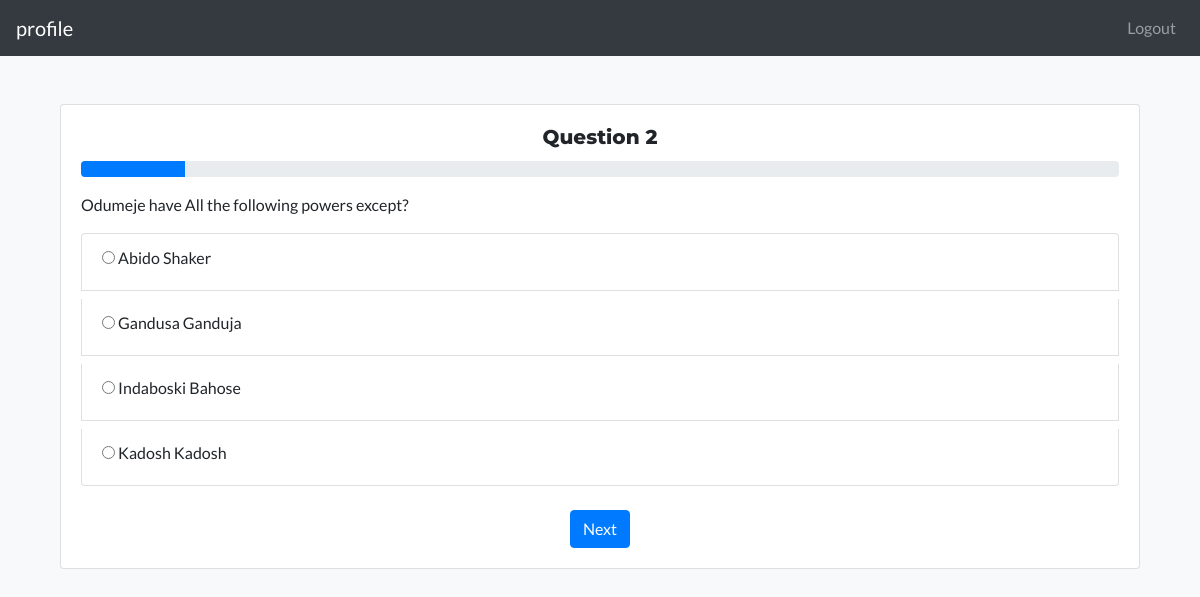
The app's page /question/2 (signed in) with its own data.
### app/models.py (models this page shows, shortened)
class Questions(db.Model):
    q_id = db.Column(db.Integer, primary_key=True)
    ques = db.Column(db.String(350), unique=True)
    a = db.Column(db.String(100))
    b = db.Column(db.String(100))
    c = db.Column(db.String(100))
    d = db.Column(db.String(100))
    ans = db.Column(db.String(100))

### app/route.py (the view)
@bp.route("/question/<int:id>", methods=["POST", "GET"])
@login_required
def question(id):
    if 'score' not in session:
        session['score'] = 0
    if 'start_time' not in session:
        session['start_time'] = time.time()
    form = QuestionsForm()
    questions = Questions.query.filter_by(q_id=id).first()
    if not questions:
        return redirect(url_for('route.score'))
    form.options.choices = [
        (questions.a, questions.a),
        (questions.b, questions.b),
        (questions.c, questions.c),
        (questions.d, questions.d)
    ]
    if form.validate_on_submit():
        option = form.options.data
        if option == questions.ans:
            session['score'] += 10
        return redirect(url_for('route.question', id= (id + 1)))
    elapsed_time = time.time() - session['start_time']
    remaining_time = TOTAL_ALLOWED_TIME - elapsed_time
    if remaining_time <= 0:
        return redirect(url_for('route.score'))
    return render_template("questions.html", form=form, questions=questions, remaining_time=remaining_time, total_allowed_time=TOTAL_ALLOWED_TIME)

### app/forms.py
class QuestionsForm(FlaskForm):
    options = RadioField('Options', validators=[DataRequired()],
                        default=1)
    submit = SubmitField('Next')

### app/__init__.py (called while the page is built)
def create_app():
    app = Flask(__name__)
    app.config.from_object('config.Config')
    db.init_app(app)
    login_manager.init_app(app)
    @login_manager.user_loader
    def load_user(user_id):
        from app.models import User
        return User.query.get(int(user_id))
    login_manager.login_view = 'auth.login'
    with app.app_context():
        from . import models
        from app import auth, route
        app.register_blueprint(auth.bp)
        app.register_blueprint(route.bp)
        @app.before_request
        def before_request():
            from app.models import User
            g.user = None
            if 'user_id' in session:
                user = User.query.filter_by(id = session['user_id']).first()
                g.user = user
    return app

### app/templates/questions.html (shortened to what this page needs)
{% extends "base.html" %}
{% block content %}
<div class="container mt-5">
    <div class="row">
        <div class="col-12">
            <div class="card">
                <div class="card-body">
                    <h5 class="card-title text-center">Question {{ questions.q_id }}</h5>
                    <div class="progress mb-3">
                        <div class="progress-bar" role="progressbar" style="width: {{ (100 * (total_allowed_time - remaining_time)) / total_allowed_time }}%" aria-valuenow="{{ remaining_time }}" aria-valuemin="0" aria-valuemax="100"></div>
                    </div>
                    <p class="card-text">{{ questions.ques }}</p>
                    <form method="POST" novalidate>
                        <div class="list-group">
                            {% for option in form.options %}
                                <label class="list-group-item">
                                    {{ option}} {{ option.label }}
                                </label>
                            {% endfor %}
                        </div>
                        <div class="mt-3 text-center">
                            {{ form.submit(class="btn btn-primary") }}
                        </div>
                    </form>
                </div>
            </div>
        </div>
    </div>
</div>
{% endblock %}

### app/templates/base.html (style rules this page uses)
body { font-family: 'Lato', sans-serif; background-color: #f8f9fa; }
h1, h2, h3, h4, h5, h6 { font-family: 'Montserrat', sans-serif; font-weight: 800; }

### records on screen
Questions: q_id "2", ques "Odumeje have All the following powers except?", label "Abido Shaker", label "Gandusa Ganduja", label "Indaboski Bahose", label "Kadosh Kadosh"
